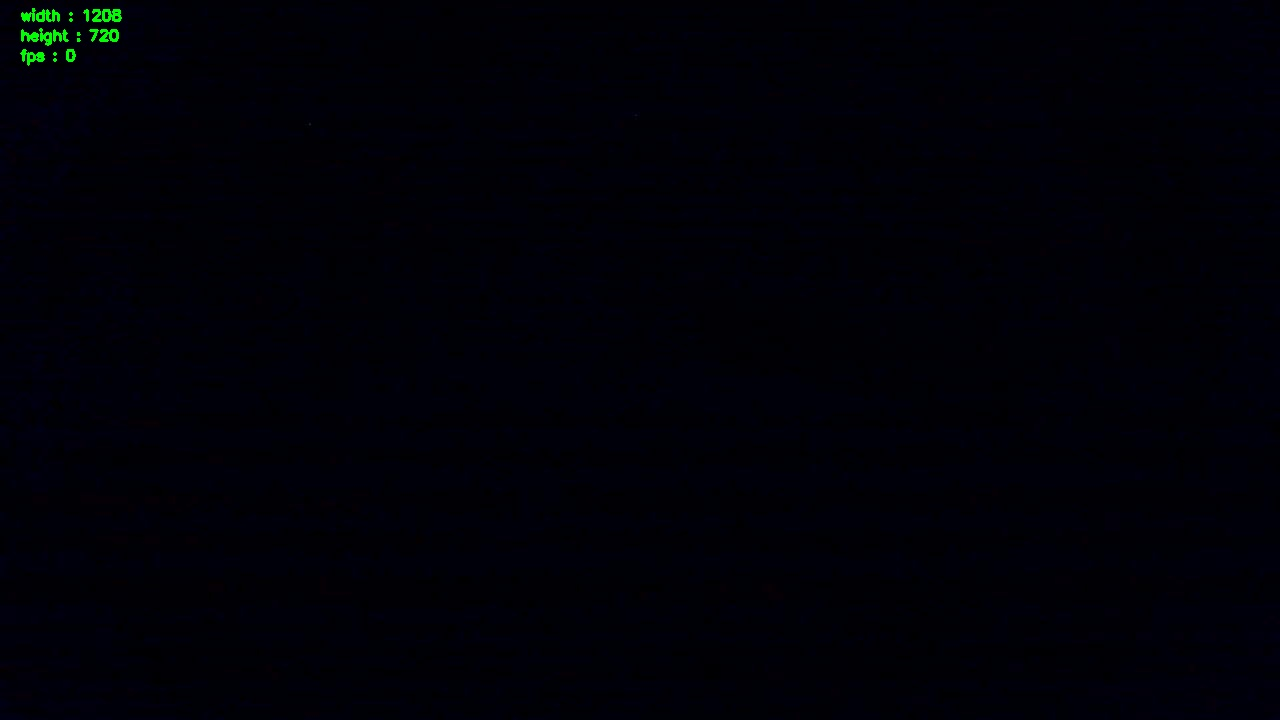
#> input picture image_cam_1.jpg, 1280 x 720 px, given in place of sharp.jpg, which was not available
$ python detect_sharpness2.py   (older library calls are emulated)
#> lines starting #> are read from the running program, lines starting #| are printed output that depends on the picture; long printed decimals are rounded; pictures that were not available may be replaced by others from this repository, and a replacement may not be noted

import cv2

def getImageVar(imgPath):
#> called with imgPath = './sharp.jpg'
    image = cv2.imread(imgPath)
#> image is the input picture: shape (720, 1280, 3); mean B, G, R 7.3, 0.7, 0.5
    img2gray = cv2.cvtColor(image, cv2.COLOR_BGR2GRAY)
    imageVar = cv2.Laplacian(img2gray, cv2.CV_64F).var()
#> imageVar = 69.81
    return imageVar

imageVar = getImageVar("./sharp.jpg")
#> imageVar = 69.81
print("sharpness ./sharp.jpg")
print(imageVar)
#| 69.811


imageVar = getImageVar("./not_sharp.jpg")
#> call 2 of getImageVar, with imgPath = './not_sharp.jpg'
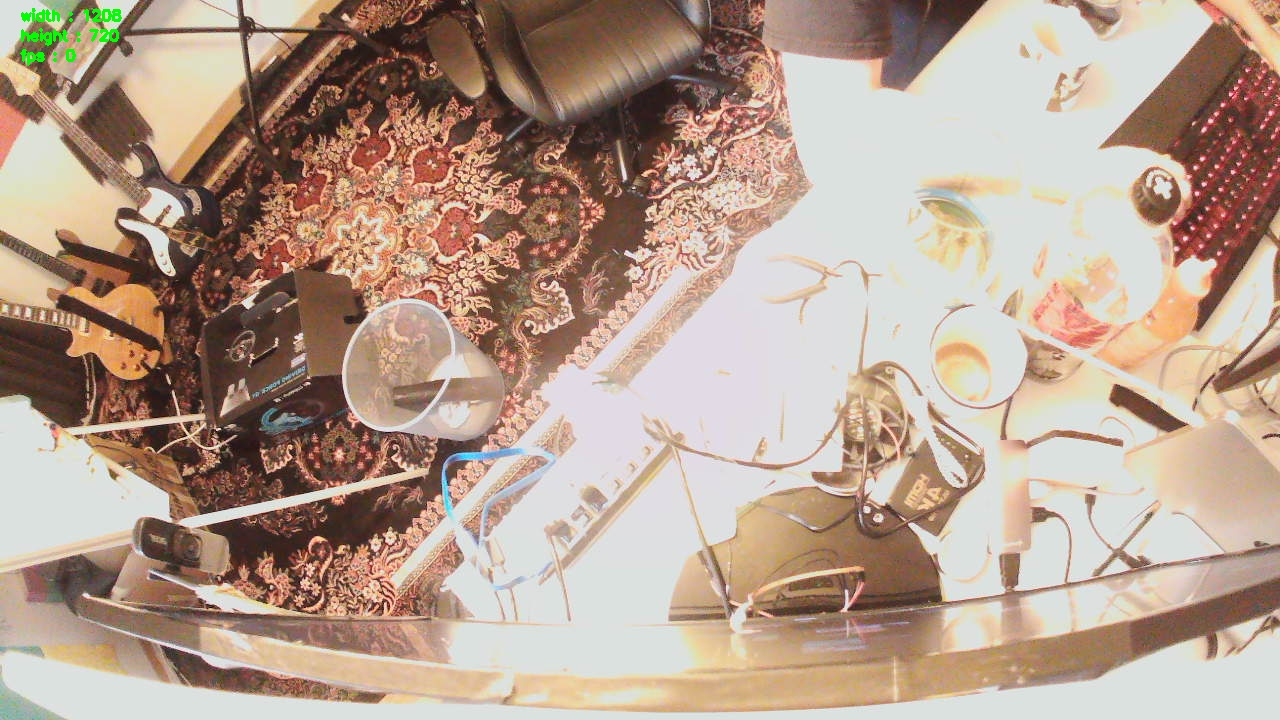
#> input picture image_cam_3.jpg, 1280 x 720 px, given in place of not_sharp.jpg, which was not available
#> in getImageVar, image is the input picture: shape (720, 1280, 3); mean B, G, R 143.3, 158.9, 181.1
#> in getImageVar (call 2), `img2gray = cv2.cvtColor(image, cv2.COLOR_BGR2GRAY)`:
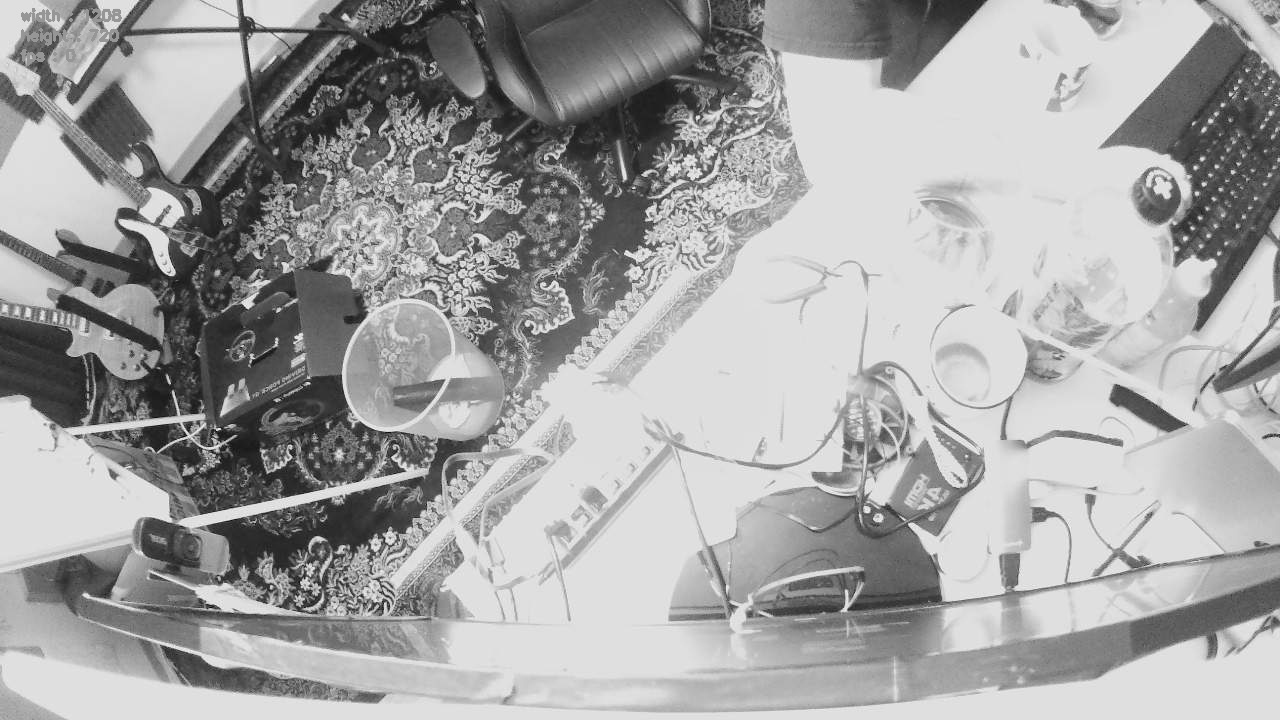
#> img2gray: shape (720, 1280); min 6, max 253, mean 163.8
#> in getImageVar (call 2), `imageVar = cv2.Laplacian(img2gray, cv2.CV_64F).var()`: imageVar = 982.2
#> imageVar = 982.2
print("sharpness ./not_sharp.jpg")
print(imageVar)
#| 982.175


imageVar = getImageVar("./blurred.jpeg")
#> call 3 of getImageVar, with imgPath = './blurred.jpeg'
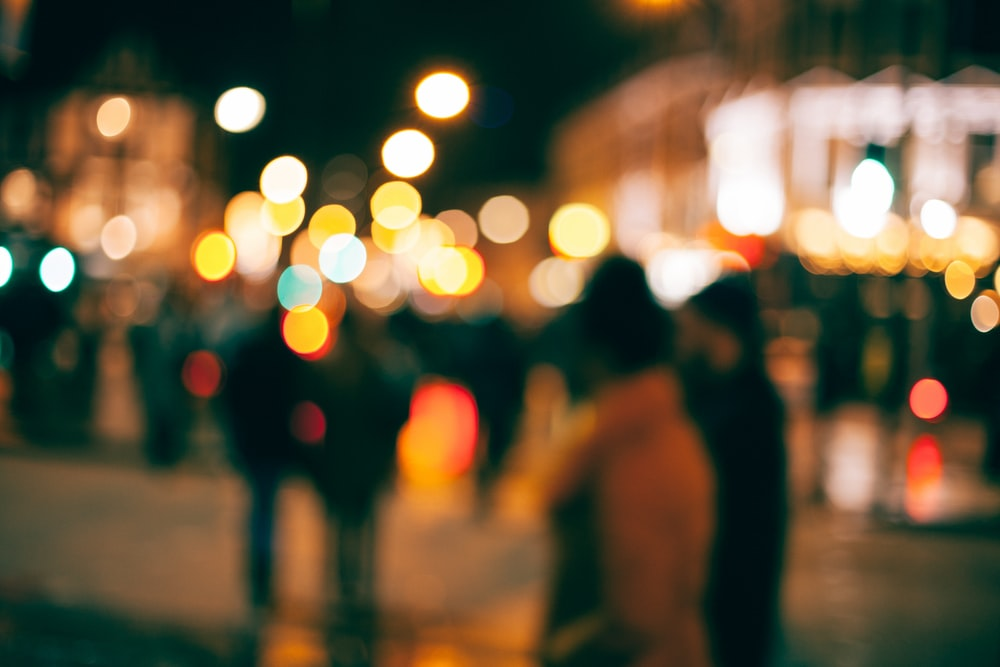
#> input picture blurred.jpeg, 1000 x 667 px
#> in getImageVar, image is the input picture: shape (667, 1000, 3); mean B, G, R 59.1, 83.7, 96.9
#> in getImageVar (call 3), `img2gray = cv2.cvtColor(image, cv2.COLOR_BGR2GRAY)`:
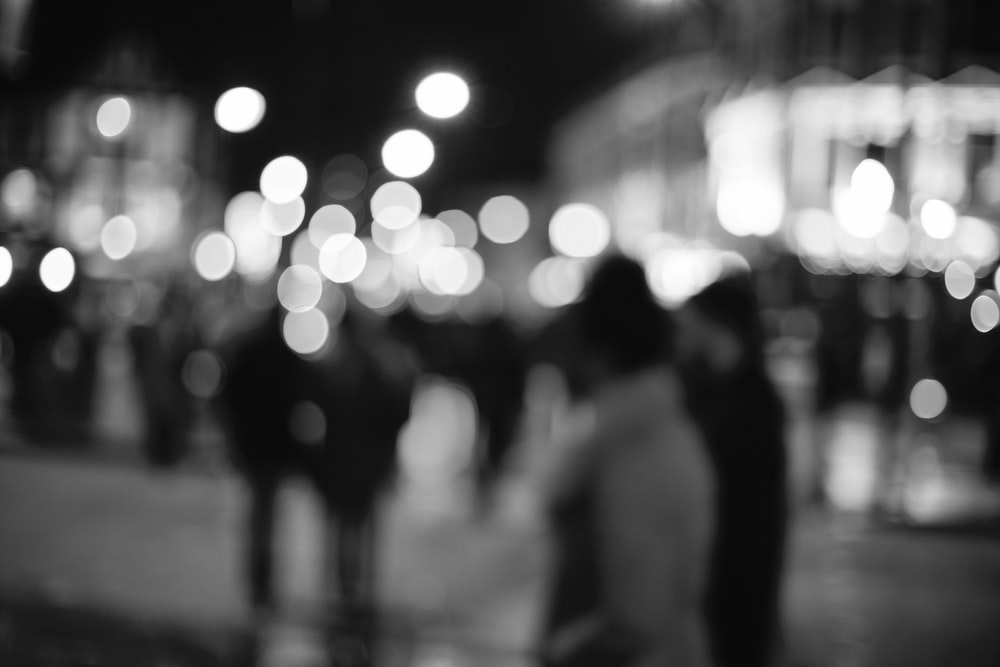
#> img2gray: shape (667, 1000); min 9, max 255, mean 84.9
#> in getImageVar (call 3), `imageVar = cv2.Laplacian(img2gray, cv2.CV_64F).var()`: imageVar = 25.2
#> imageVar = 25.2
print("sharpness ./blurred.jpeg")
print(imageVar)
#| 25.198
